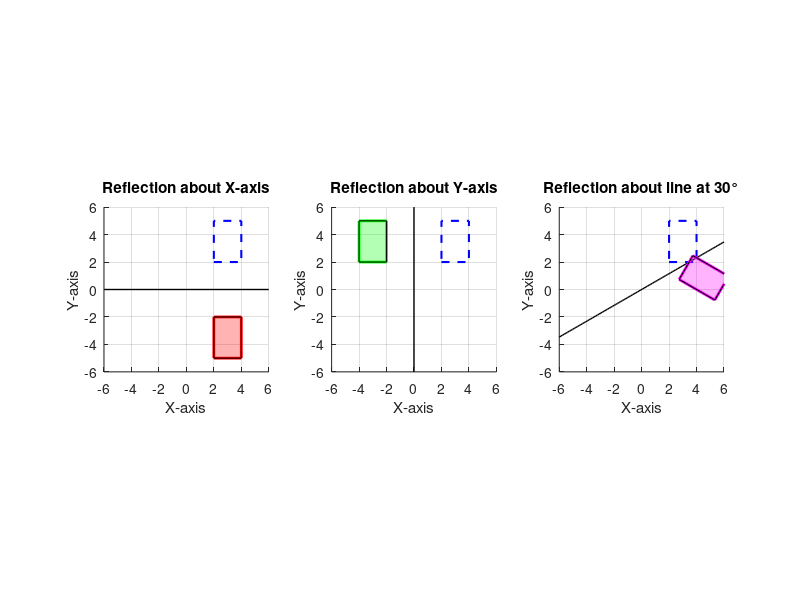

The MATLAB script that drew this image:
clc; clear; close all;

ORIGINAL_POINTS = [2, 2; 4, 2; 4, 5; 2, 5; 2, 2];
ANGLE = 30;
RAD = deg2rad(ANGLE);

figure('Position', [100, 100, 1400, 400]);

subplot(1, 3, 1);
hold on; grid on; axis equal;
title('Reflection about X-axis');
xlabel('X-axis'); ylabel('Y-axis');
X_AXIS_MATRIX = [1, 0; 0, -1];
X_REFLECTION = ORIGINAL_POINTS * X_AXIS_MATRIX;
plot(ORIGINAL_POINTS(:, 1), ORIGINAL_POINTS(:, 2), 'b--', 'LineWidth', 1.5);
plot(X_REFLECTION(:, 1), X_REFLECTION(:, 2), 'r-', 'LineWidth', 2);
fill(X_REFLECTION(:, 1), X_REFLECTION(:, 2), 'r', 'FaceAlpha', 0.3);
line([-6, 6], [0, 0], 'Color', 'k', 'LineWidth', 1);
xlim([-6, 6]); ylim([-6, 6]);

subplot(1, 3, 2);
hold on; grid on; axis equal;
title('Reflection about Y-axis');
xlabel('X-axis'); ylabel('Y-axis');
Y_AXIS_MATRIX = [-1, 0; 0, 1];
Y_REFLECTION = ORIGINAL_POINTS * Y_AXIS_MATRIX;
plot(ORIGINAL_POINTS(:, 1), ORIGINAL_POINTS(:, 2), 'b--', 'LineWidth', 1.5);
plot(Y_REFLECTION(:, 1), Y_REFLECTION(:, 2), 'g-', 'LineWidth', 2);
fill(Y_REFLECTION(:, 1), Y_REFLECTION(:, 2), 'g', 'FaceAlpha', 0.3);
line([0, 0], [-6, 6], 'Color', 'k', 'LineWidth', 1);
xlim([-6, 6]); ylim([-6, 6]);

subplot(1, 3, 3);
hold on; grid on; axis equal;
title(['Reflection about line at ', num2str(ANGLE), '°']);
xlabel('X-axis'); ylabel('Y-axis');

LINE_X = linspace(-6, 6, 100);
LINE_Y = tan(RAD) * LINE_X;
plot(LINE_X, LINE_Y, 'k-', 'LineWidth', 1);

COS2A = cos(2 * RAD);
SIN2A = sin(2 * RAD);
LINE_MATRIX = [COS2A, SIN2A; SIN2A, -COS2A];
LINE_REFLECTION = ORIGINAL_POINTS * LINE_MATRIX;

plot(ORIGINAL_POINTS(:, 1), ORIGINAL_POINTS(:, 2), 'b--', 'LineWidth', 1.5);
plot(LINE_REFLECTION(:, 1), LINE_REFLECTION(:, 2), 'm-', 'LineWidth', 2);
fill(LINE_REFLECTION(:, 1), LINE_REFLECTION(:, 2), 'm', 'FaceAlpha', 0.3);
xlim([-6, 6]); ylim([-6, 6]);
